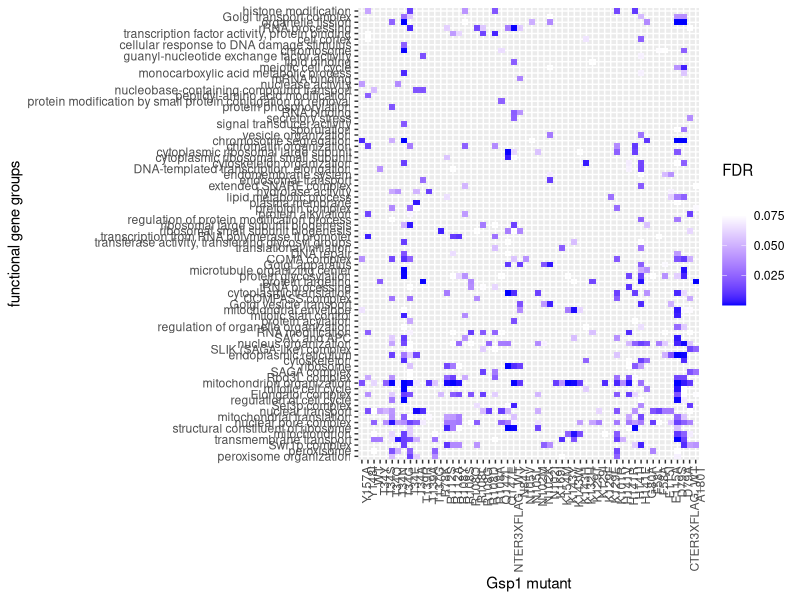
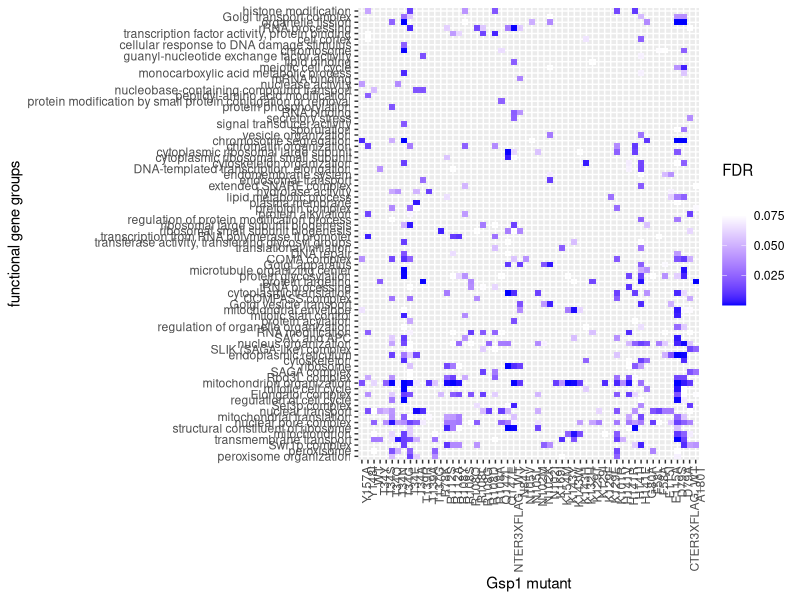

These charts were generated, in order, by the following R code:
### gia FDR heatmap

library(tidyverse)
data <- read_tsv("gia_analysis/avg_merged_June2016_screen_for_Gia_gia_fdr.txt") %>% 
  select("mutant" = `Group A`, "gene_set" = `Group B`, FDR)

sig_gene_sets <- data %>% pull(gene_set) %>% unique()

gene_set <- read_tsv("gia_analysis/gia_right_annotations_groups.txt") %>% 
  filter(term %in% sig_gene_sets)
write_tsv(gene_set, "gia_analysis/gia_right_annotations_groups_preselected.txt")
data <- data %>% 
  group_by(gene_set) %>% 
  mutate("min_FDR" = min(FDR)) %>% 
  ungroup() %>%
  filter(min_FDR < 0.05) %>% 
  group_by(mutant) %>% 
  mutate("min_FDR" = min(FDR)) %>% 
  ungroup() %>% 
  filter(min_FDR < 0.05)
reorder_cormat <- function(cormat){
  # Use correlation between variables as distance
  dd <- as.dist((1 - cormat)/2, upper = T, diag = T)
  dd[is.na(dd)] <- 0
  hc <- hclust(dd)
  cormat <- cormat[hc$order, hc$order]
  return(cormat)
}
get_reordered_cormat <- function(data) {
  cormat <- round(cor(data[, -1], use = "pairwise.complete.obs", method = "spearman"), 2)
  cormat <- reorder_cormat(cormat)
  return(cormat)
}
get_order_by_corr <- function(data) {
  cormat <- get_reordered_cormat(data)
  ordered <- rownames(cormat)
}

ordered_mut <- data %>% 
  spread(mutant, FDR) %>% 
  get_order_by_corr()
ordered_gene_set <- data %>% 
  spread(gene_set, FDR) %>% 
  get_order_by_corr()

data %>% 
  mutate("mutant" = factor(mutant, ordered_mut), "gene_set" = factor(gene_set, ordered_gene_set)) %>% 
  arrange(mutant, gene_set) %>% 
  ggplot(aes(x = mutant, y = gene_set, fill = FDR)) + 
  geom_tile() + 
  scale_fill_gradient2(low = "blue", high = "white", midpoint = 0.075) +
  theme(axis.text.x = element_text(angle = 90, hjust = 1)) +
  xlab("Gsp1 mutant") + ylab("functional gene groups")
ggsave("gia_analysis/mutants_gene_sets_Sscore_enrichment_FDR_heatmap.pdf", height = 10, width = 10)

